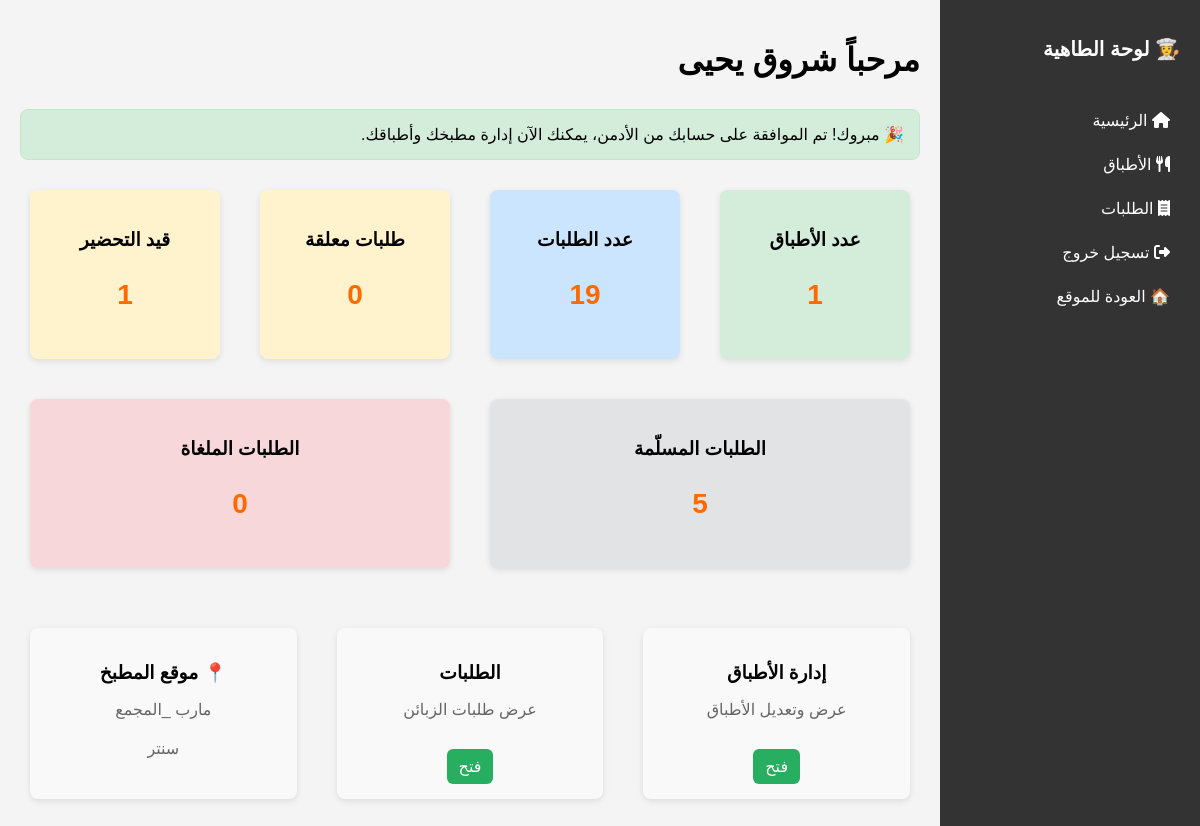
/dashboard (signed in), run on the app's committed database.
### app/models/user_model.py (models this page shows, shortened)
class User(db.Model):
    __tablename__ = "users"
    id = db.Column(db.Integer, primary_key=True, autoincrement=True)
    name = db.Column(db.String(100), nullable=False)
    email = db.Column(db.String(120), unique=True, nullable=True)
    phone = db.Column(db.String(20), unique=True, nullable=False)
    password_hash = db.Column(db.String(200), nullable=False)
    role = db.Column(db.String(20), nullable=False, default="customer")
    status = db.Column(db.String(20), default="pending")
    created_at = db.Column(db.DateTime, default=datetime.utcnow)
    kitchen = db.relationship("Kitchen", backref="user", uselist=False)
    orders = db.relationship(
        "Order",
        back_populates="user",
        foreign_keys="Order.user_id",
        cascade="all, delete-orphan"
    )
    customer_orders = db.relationship(
        "Order",
        back_populates="customer",
        foreign_keys="Order.customer_id"
    )

### app/models/kitchen_model.py (models this page shows, shortened)
class Kitchen(db.Model):
    __tablename__ = "kitchens"
    id = db.Column(db.Integer, primary_key=True, autoincrement=True)
    user_id = db.Column(db.Integer, db.ForeignKey("users.id"))
    kitchen_name = db.Column(db.String(150), nullable=False)
    kitchen_logo = db.Column(db.String(255))   # صورة شعار المطبخ
    bank_account_name = db.Column(db.String(150))
    bank_account_number = db.Column(db.String(100))
    chef_name = db.Column(db.String(150))   # اسم الطاهية
    chef_phone = db.Column(db.String(50))   # رقم الطاهية
    status = db.Column(db.String(20), default="pending")
    created_at = db.Column(db.TIMESTAMP, server_default=db.func.current_timestamp())
    featured = db.Column(db.Integer, default=0)  # 0 = عادي، 1 = مميز
    is_open = db.Column(db.Integer, default=1)   # 1 = مفتوح، 0 = مغلق
    location = db.Column(db.String(150))
    address = db.Column(db.String(255))  # أدق من location
    description = db.Column(db.Text)
    meals = db.relationship("Meal", back_populates="kitchen", cascade="all, delete-orphan")

### app/routes/chef_routes.py (the view)
@chef.route("/dashboard")
def dashboard():
    user_id = session.get("user_id")
    if not user_id:
        return redirect(url_for("auth.login"))
    user = User.query.get(user_id)
    kitchen = Kitchen.query.filter_by(user_id=user_id).first()
    if not kitchen:
        flash("⚠️ يجب إنشاء مطبخ أولاً")
        return redirect(url_for("chef.create_kitchen"))
    meals_count = Meal.query.filter_by(kitchen_id=kitchen.id).count()
    orders = Order.query.filter_by(kitchen_id=kitchen.id).all()
    orders_count = len(orders)
    preparing_count = Order.query.filter_by(kitchen_id=kitchen.id, status="preparing").count()
    delivered_count = Order.query.filter_by(kitchen_id=kitchen.id, status="delivered").count()
    cancelled_count = Order.query.filter_by(kitchen_id=kitchen.id, status="cancelled").count()
    pending_count = Order.query.filter_by(kitchen_id=kitchen.id, status="pending").count()
    return render_template(
        "chef/dashboard.html",
        user=user,
        kitchen=kitchen,   # ✅ أرسلنا kitchen للـ template
        meals_count=meals_count,
        orders_count=orders_count,
        preparing_count=preparing_count,
        delivered_count=delivered_count,
        cancelled_count=cancelled_count,
        pending_count=pending_count
    )

### app/templates/chef/dashboard.html (shortened to what this page needs)
<!DOCTYPE html>
<html lang="ar" dir="rtl">
<head>
  <link rel="stylesheet" href="{{ url_for('static', filename='css/chefs.css') }}">
  <link rel="stylesheet" href="https://cdnjs.cloudflare.com/ajax/libs/font-awesome/6.5.0/css/all.min.css">
</head>
<body>
<div class="container">
  <div class="sidebar">
    <h2>👩‍🍳 لوحة الطاهية</h2>
    <a href="/dashboard"><i class="fa fa-home"></i> الرئيسية</a>
    <a href="/meals"><i class="fa fa-utensils"></i> الأطباق</a>
    <a href="/orders"><i class="fa fa-receipt"></i> الطلبات</a>
    <a href="/logout"><i class="fa fa-sign-out-alt"></i> تسجيل خروج</a>
    <a href="{{ url_for('home.index') }}">🏠 العودة للموقع</a>
  </div>
  <div class="content">
    <h1>مرحباً {{ user.name }}</h1>
    {% if user.status == "approved" %}
    <div class="success-alert">
      🎉 مبروك! تم الموافقة على حسابك من الأدمن، يمكنك الآن إدارة مطبخك وأطباقك.
    </div>
    {% endif %}
    <div class="stats">
      <div class="stat-card" style="background:#d4edda;">
        <h3>عدد الأطباق</h3>
        <p>{{ meals_count }}</p>
      </div>
      <div class="stat-card" style="background:#cce5ff;">
        <h3>عدد الطلبات</h3>
        <p>{{ orders_count }}</p>
      </div>
      <div class="stat-card" style="background:#fff3cd;">
        <h3>طلبات معلقة</h3>
        <p>{{ pending_count }}</p>
      </div>
      <div class="stat-card" style="background:#fff3cd;">
        <h3>قيد التحضير</h3>
        <p>{{ preparing_count }}</p>
      </div>
      <div class="stat-card" style="background:#e2e3e5;">
        <h3>الطلبات المسلّمة</h3>
        <p>{{ delivered_count }}</p>
      </div>
      <div class="stat-card" style="background:#f8d7da;">
        <h3>الطلبات الملغاة</h3>
        <p>{{ cancelled_count }}</p>
      </div>
    </div>
    <div class="cards">
      <div class="card">
        <h3>إدارة الأطباق</h3>
        <p>عرض وتعديل الأطباق</p>
        <a href="/meals">فتح</a>
      </div>
      <div class="card">
        <h3>الطلبات</h3>
        <p>عرض طلبات الزبائن</p>
        <a href="/orders">فتح</a>
      </div>
      <div class="card">
        <h3>📍 موقع المطبخ</h3>
        <p>{{ kitchen.location }}</p>
        <p>{{ kitchen.address }}</p>
      </div>
    </div>
  </div>
</div>
</body>
</html>

### app/static/css/chefs.css (style rules this page uses)
body { font-family:Tahoma, Arial; margin:0; background:#f5f6fa; direction:rtl; }
.container { display:flex; }
.sidebar { width:230px; background:#1e272e; color:white; height:100vh; padding:30px; position:fixed; top:0; right:0; }
.sidebar h2 { margin-bottom:40px; font-size:20px; }
.sidebar a { display:block; color:white; text-decoration:none; margin:12px 0; padding:10px; border-radius:6px; transition:0.3s; }
.content { margin-right:260px; padding:40px; width:100%; }
.content h1 { margin-bottom:30px; }
.stats { display:grid; grid-template-columns:repeat(3,1fr); gap:20px; margin-bottom:40px; }
.stat-card { background:white; padding:30px; border-radius:10px; text-align:center; box-shadow:0 3px 10px rgba(0,0,0,0.1); }
.stat-card h3 { margin-bottom:10px; }
.stat-card p { font-size:28px; color:#ff6a00; font-weight:bold; }
.cards { display:grid; grid-template-columns:repeat(3,1fr); gap:20px; }
.card { background:white; padding:30px; border-radius:10px; box-shadow:0 3px 10px rgba(0,0,0,0.1); text-align:center; transition:0.3s; }
.card h3 { margin-bottom:10px; }
.card p { color:#666; margin-bottom:20px; }
.card a { background:#ff6a00; color:white; padding:8px 18px; border-radius:5px; text-decoration:none; }

### app/templates/chef/dashboard.html (style rules this page uses)
body { font-family: Tahoma, sans-serif; background:#f4f4f4; margin:0; }
.container { display:flex; }
.sidebar { width:220px; background:#333; color:#fff; padding:20px; height:100vh; }
.sidebar a { display:block; color:#fff; padding:10px; text-decoration:none; margin:5px 0; border-radius:6px; }
.content { flex:1; padding:20px; }
.success-alert { background:#d4edda; padding:15px; border:1px solid #c3e6cb; margin-bottom:20px; border-radius:8px; }
.stats { display:flex; flex-wrap:wrap; }
.stat-card { flex:1; min-width:150px; text-align:center; padding:20px; margin:10px; border-radius:8px; box-shadow:0 2px 6px rgba(0,0,0,0.1); }
.cards { display:flex; flex-wrap:wrap; margin-top:20px; }
.card { flex:1; min-width:200px; background:#f9f9f9; padding:15px; margin:10px; border-radius:8px; text-align:center; box-shadow:0 2px 6px rgba(0,0,0,0.1); }
.card a { display:inline-block; margin-top:10px; padding:8px 12px; background:#27ae60; color:#fff; border-radius:6px; text-decoration:none; }

### data on the page
User: name "شروق يحيى"
Kitchen: location "مارب _المجمع", address "سنتر"

### other printed values
{{ meals_count }} "1"
{{ orders_count }} "19"
{{ pending_count }} "0"
{{ preparing_count }} "1"
{{ delivered_count }} "5"
{{ cancelled_count }} "0"
